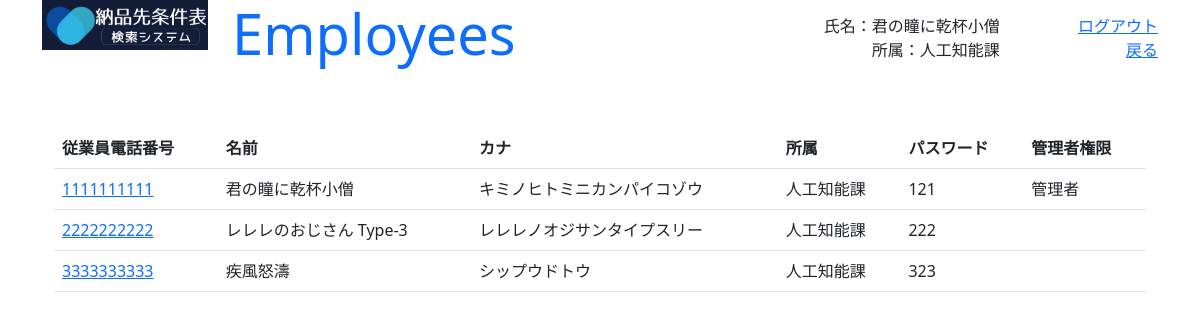
Page /show_employees (signed in) on the earlier database version.
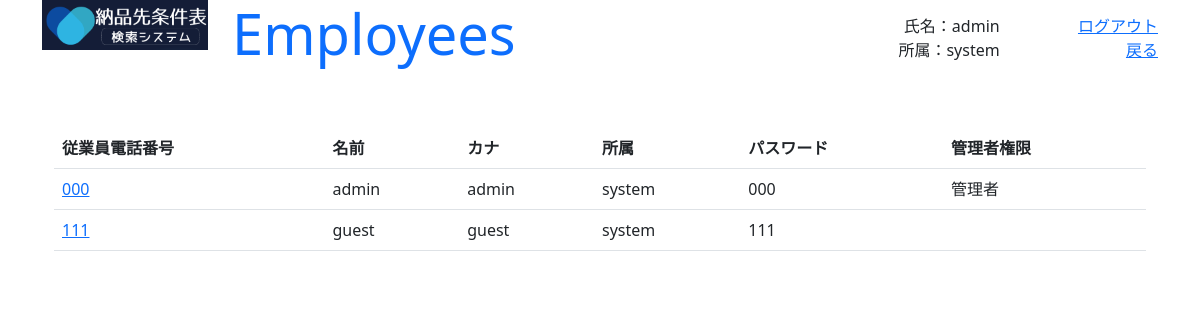
Same page on the later database version.
### GreenLine/models.py (models this page shows, shortened)
class Employee(models.Model) :
    organization = models.ForeignKey(Organization, on_delete=models.CASCADE)
    name = models.CharField(max_length=32, default='')
    kana_regex = RegexValidator(regex=r'^[ァ-ヴー]+$', message='カナはカタカナのみ入力できます')
    kana = models.CharField(validators=[kana_regex], max_length=64, default='')
    phone_regex = RegexValidator(regex=r'^[0-9]+$', message='電話番号は半角数字のみ入力できます')
    phone = models.CharField(validators=[phone_regex], max_length=16, default='')
    password = models.CharField(max_length=16, default='')
    auth = models.BooleanField(default=False)

class Organization(models.Model) :
    name = models.CharField(max_length=200, default='')

### GreenLine/views.py (the view)
# urls.py: path('show_employees', show_employees, name="show_employees"),
@csrf_exempt
def show_employees(request) :
    employee = get_employee(request, True)
    if not employee :
        return redirect('admin_login')
    params = {
        'title' : 'Employees',
        'msg' : '',
        'name' : employee.name,
        'organizaion' : employee.organization.name,
        'list' : Employee.objects.all(),
    }
    return render(request, 'show_employees.html', params)

### GreenLine/views.py (called while the page is built)
def get_employee(request, auth_flg) :
    if not 'employee' in request.session :
        return None
    employee = Employee.objects.filter(id=request.session['employee']).first()
    if not employee :
        return None
    if auth_flg and not employee.auth :
        return None
    return employee

### GreenLine/templates/show_employees.html (shortened to what this page needs)
{% load static %}
<!doctype html>
<html lang="ja">
<head>
    <link href="https://cdn.jsdelivr.net/npm/bootstrap@5.3.0-alpha1/dist/css/bootstrap.min.css" rel="stylesheet">
</head>
<body class="container" style="height: 95vh;">
    <div class="row align-items-start">
        <div class="col-2"><img src="{% static 'title.png' %}" width="100%"></div>
        <div id="main_header" class="col-10 container" style="height: 10vh; padding-bottom: 10px;">
            <div class="row align-items-center">
            <div class="col-6 text-start"><h1 class="display-4 text-primary">{{ title }}</h1></div>
            <div class="col-4 container">
                <div class="row"><div class="col text-end">氏名：{{ name }}</div></div>
                <div class="row"><div class="col text-end">所属：{{ organizaion }}</div></div>
            </div>
            <div class="col-2 container">
                <div class="row"><div class="col text-end"><a href="{% url 'admin_login' %}">ログアウト</a></div></div>
                <div class="row"><div class="col text-end"><a href="{% url 'admin_main' %}">戻る</a></div></div>
            </div>
            </div>
        </div>
    </div>
    <div id="employees_list" class="container mt-5">
        <table class=table>
            <thead>
                <tr>
                    <th scope="col">従業員電話番号</th>
                    <th scope="col">名前</th>
                    <th scope="col">カナ</th>
                    <th scope="col">所属</th>
                    <th scope="col">パスワード</th>
                    <th scope="col">管理者権限</th>
                </tr>
            </thead>
            <tbody>
            {% for e in list %}
                <tr>
                    <td><a href="{% url 'employee' e.id 0 %}">{{ e.phone }}</a></td>
                    <td>{{ e.name }}</td>
                    <td>{{ e.kana }}</td>
                    <td>{{ e.organization.name }}</td>
                    <td>{{ e.password }}</td>
                    <td>{% if e.auth %}管理者{% endif %}</td>
                </tr>
            {% endfor %}
            </tbody>
        </table>
    </div>
</body>
</html>

Differences in the rows shown:
removed Employee: name "君の瞳に乾杯小僧", phone "1111111111", kana "キミノヒトミニカンパイコゾウ", organization.name "人工知能課", password "121", auth "管理者"
removed Employee: phone "2222222222", name "レレレのおじさん Type-3", kana "レレレノオジサンタイプスリー", organization.name "人工知能課", password "222"
removed Employee: phone "3333333333", name "疾風怒濤", kana "シップウドトウ", organization.name "人工知能課", password "323"
added Employee: name "admin", phone "000", kana "admin", organization.name "system", password "000", auth "管理者"
changed Organization: name "人工知能課" → "system"
added Employee: phone "111", name "guest", kana "guest", organization.name "system", password "111"
